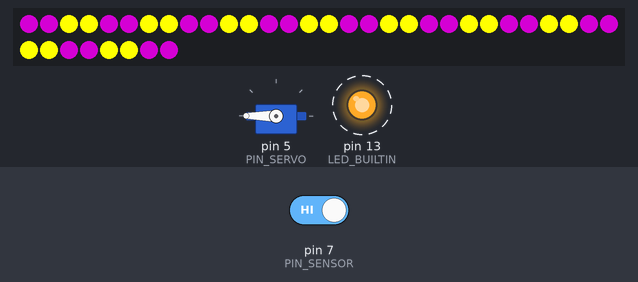
The program below on a simulated Arduino Nano, built with avr-gcc and run on an emulated ATmega328P. Shown: servo, 38 RGB LEDs in strip order, left to right, continuing on the next row, output pins drawn as LEDs (lit = HIGH). Dashed ring = blinking. The inputs (shaded band) are chosen by the test bench; at power-on: pin 7 (PIN_SENSOR) HIGH.

Above: at 0.45 s.
At 1.05 s:
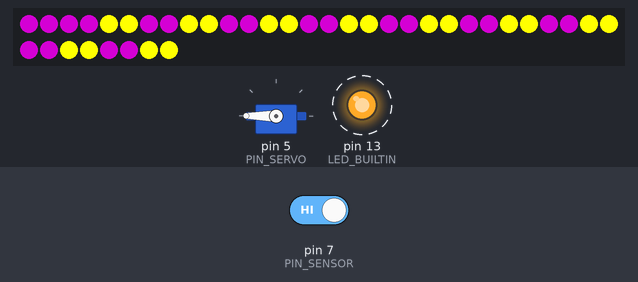
At 1.96 s:
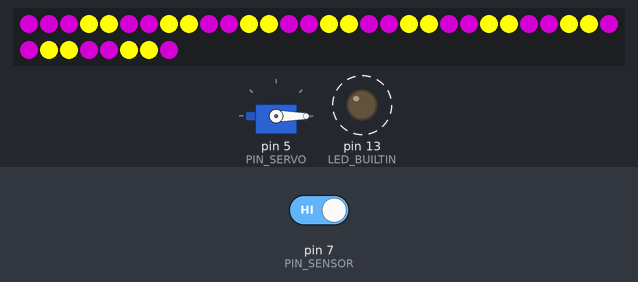
At 2.56 s:
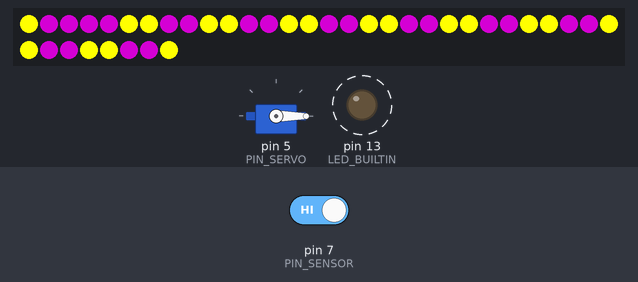
Timing chart, 0 to 40.0 s (numbered marks = the images above):
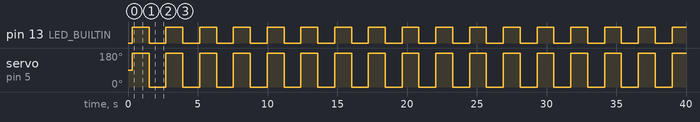

The program:

main.cpp
```cpp
#include <Arduino.h>
#include <FastLED.h>
#include <PWMServo.h>
#include "constants.h"

bool detected = true;
CRGB leds[NUM_LEDS];

PWMServo dinoServo;

void setup() {
    pinMode(PIN_SENSOR, INPUT_PULLUP);
    pinMode(LED_BUILTIN, OUTPUT);

    dinoServo.attach(PIN_SERVO);
    FastLED.addLeds<NEOPIXEL, 4>(leds, NUM_LEDS);
}

int state = 0;
bool servoState = false;

void loop() {
    if(digitalRead(PIN_SENSOR) == LOW) {
        detected = true;
    }

    if(detected) {
        delay(300);
        for(int i = 0; i < NUM_LEDS; i++) {
            int pos = (i + state) % NUM_LEDS;
            leds[pos] = (i/2) % 2 == 0 ? CRGB::Purple : CRGB::Yellow;
        }

        FastLED.show();

        if(state == 0) {
            if(servoState) {
                dinoServo.write(0);
                digitalWrite(LED_BUILTIN, LOW);
            } else {
                dinoServo.write(180);
                digitalWrite(LED_BUILTIN, HIGH);
            }

            servoState = !servoState;
        }

        state = (state + 1) % 4;
    }
}
```

constants.h
```cpp
#define PIN_SENSOR 7
#define PIN_LEDSTRIP 4
#define PIN_SERVO 5
#define NUM_LEDS 38
```

Measured:
- by itself, pin 13 (LED_BUILTIN): alternates HIGH for 1.2 s and LOW for 1.2 s
- by itself, servo on pin 5 (PIN_SERVO): alternates 180° for 1.2 s and 0° for 1.2 s
